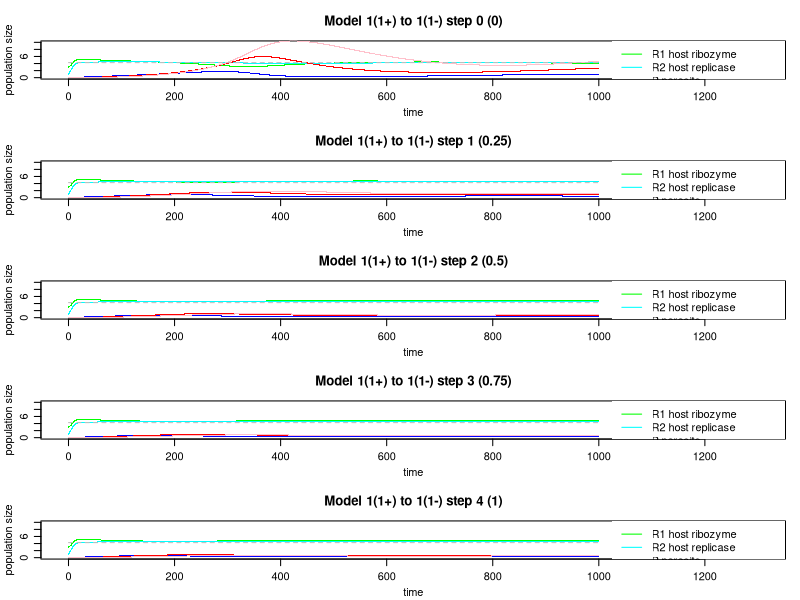

Reproduce this figure in R.
# R code to generate the figures of the manuscript
#
# Birth of immunity in early life: stepwise emergence of resistance and
# immunity to complex molecular parasites via progressively degenerating
# hyperparasites
#
# Copyright (c) 2023, Christian Iseli, Bernard Conrad, Joseph A. Curran and Magnus Pirovino
#

# From Model 1(1+) to 1(1-) ∶ transition from hyperparasitism to antiparasitism: show stepwise transition in one (or more) pictures

dt <- 0.25
m <- 4000
a <- 0.05
b <- 0.06
c <- 0.07
d_0 <- 0.05
e <- 0.1
theta_P_0 <- 0.04
theta_F2_0 <- 0.04
alpha <- 0.005 #  inflow rate of parasite P into habitat
beta <- 0.1 # trigger parameter of replicase R2 producing F1 upon encounter with P
delta_1 <- 0.07
delta_2 <- 0.0005
delta_3_0 <- 0.05
transition_steps <- 4
d_R2 <- 0.01 
d_R1 <- 0.01 
d_P <- 0.01
d_F1 <- 0.01
d_F2 <- 0.01   
q_P <- 2
q_F1 <- 10.0
q_F2 <- 10.0
K <- 10.0

# initial conditions setting:
R2_0 <- 1.0
R1_0 <- 3.0
P_0 <- 0.0
F1_0 <- 0.0
F2_0 <- 0.0

pdf('Fig5.pdf',paper="a4",width=0,height=0)
op <- par(mfrow = c(transition_steps+1,1), mgp = c(2,.8,0), mar = 0.1+c(3,3,3,1))

for (j in 0:transition_steps) {
  # Construct first row of results

  r <- as.data.frame(matrix(
    c(0.0,
      R2_0,
      R1_0,
      P_0,
      F1_0,
      F2_0),
    nrow=1, ncol=6, byrow=TRUE))

  colnames(r) <- c("t","R2","R1","P","F1","F2")

  # transition parameters
  eta      <- j / transition_steps
  d        <- d_0        * (1 - eta)
  delta_3  <- delta_3_0  * (1 - eta)
  theta_P  <- theta_P_0  * eta
  theta_F2 <- theta_F2_0 * eta

  # Construct more rows, based on the last one

  for (k in 1:m) {
    Pi_uppercase <- (1 - (r$R1[k] + r$R2[k] + r$P[k] / q_P + r$F1[k] / q_F1 + r$F2[k] / q_F2) / K)
    R2 <- r$R2[k] + dt * ((a * r$R1[k] * r$R1[k] - delta_2 * r$R1[k] *r$F1[k]) * Pi_uppercase                                       - d_R2 * r$R2[k])
    R1 <- r$R1[k] + dt * ((b * r$R2[k] * r$R1[k] - delta_1 * r$R2[k] *r$P[k])  * Pi_uppercase                                       - d_R1 * r$R1[k])
    P  <- r$P[k]  + dt * ((c * r$R2[k] * r$P[k]  - delta_3 * r$F2[k] *r$P[k])  * Pi_uppercase + alpha - theta_P  * r$F2[k] * r$P[k] - d_P  * r$P[k])
    F1 <- r$F1[k] + dt * ((d * r$F2[k] * r$P[k]  + beta    * r$R2[k] *r$P[k])  * Pi_uppercase                                       - d_F1 * r$F1[k])
    F2 <- r$F2[k] + dt * ( e * r$R1[k] * r$F1[k]                               * Pi_uppercase         - theta_F2 * r$F2[k] * r$P[k] - d_F2 * r$F2[k])
    t  <- r$t[k] + dt

    # create the full row and add
    y <- cbind(t, R2, R1, P, F1, F2, deparse.level = 0)
    colnames(y) <- c("t","R2","R1","P","F1","F2")
    r <- rbind(r, y)
  }
  print(paste("R1 is", R1, "R2 is", R2))

  # plot the computed data
  plot(r$t,r$R1,col="green", main=paste0("Model 1(1+) to 1(1-) step ",j," (",eta,")"), xlab="time", ylab="population size", pch=".", ylim=c(0,10), xlim=c(0,1300))
  points(r$t,r$R2,col="cyan", pch=".")
  points(r$t,r$P,col="blue", pch=".")
  points(r$t,r$F1,col="red", pch=".")
  points(r$t,r$F2,col="pink", pch=".")
  lines(x=c(0,1000), y=rep(4.26,2), col="grey", lty=2, lwd=1)
  legend("topright", c("R1 host ribozyme", "R2 host replicase", "P parasite", "F1 prototemplate", "F2 protoreplicase/antibody", "population size = 4.26"),
         lty = c(1,1,1,1,1,2), col = c("green","cyan","blue","red","pink","grey"), box.lwd = 0)
}

dev.off()
#
